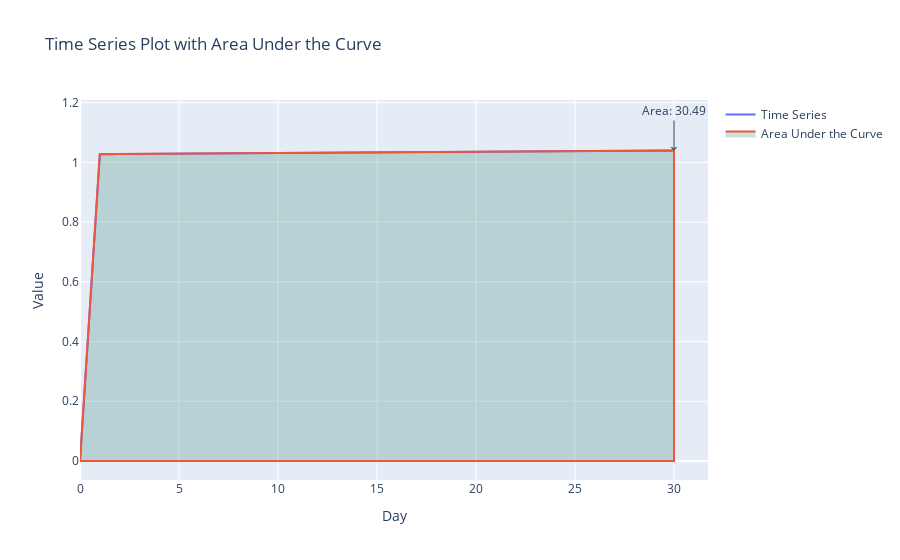

The code cell stored with this chart in its notebook:
### Code cell
import plotly.graph_objects as go
import numpy as np

# Sample data (replace with your actual data)
days = [0, 1, 2, 3, 4]
values = [0, 100, 120, 150, 130]

days = results[3][0]
values = results[3][1]

print(days)
print(values)

# Approximate area under the curve using the trapezoidal rule
area = np.trapz(values, days)

# Create a Plotly figure
fig = go.Figure()

# Add a line trace
fig.add_trace(go.Scatter(
    x=days,
    y=values,
    mode='lines',
    name='Time Series'
))

# Add a filled area under the curve trace
fig.add_trace(go.Scatter(
    x=days + days[::-1],  # Create a closed loop for the filled area
    y=values + [0]*len(values),  # Include zero values to create the closed loop
    fill='toself',  # Fill the area to itself
    fillcolor='rgba(0,100,80,0.2)',  # Set fill color with alpha (transparency)
    name='Area Under the Curve'
))

# Add annotation for the calculated area
fig.add_annotation(
    x=days[-1],  # Place the annotation at the last day
    y=max(values),  # Place the annotation at the maximum value
    text=f'Area: {area:.2f}',
    showarrow=True,
    arrowhead=4,
    ax=0,
    ay=-40
)

# Set layout options
fig.update_layout(
    title='Time Series Plot with Area Under the Curve',
    xaxis_title='Day',
    yaxis_title='Value',
)

# Show the plot
fig.show()

### Figure 1 — Plotly figure (JSON) as saved in the notebook; plotly's stock layout.template omitted (floating-point values rounded to 4 significant figures)
{"data": [{"mode": "lines", "name": "Time Series", "type": "scatter", "x": [0, 1, 2, 3, 4, 5, 6, 7, 8, 9, 10, 11, 12, 13, 14, 15, 16, 17, 18, 19, 20, 21, 22, 23, 24, 25, 26, 27, 28, 29, 30], "y": [0, 1.027, 1.028, 1.028, 1.029, 1.029, 1.03, 1.03, 1.03, 1.031, 1.031, 1.032, 1.032, 1.032, 1.033, 1.033, 1.034, 1.034, 1.035, 1.035, 1.035, 1.036, 1.036, 1.037, 1.037, 1.038, 1.038, 1.038, 1.039, 1.039, 1.04]}, {"fill": "toself", "fillcolor": "rgba(0,100,80,0.2)", "name": "Area Under the Curve", "type": "scatter", "x": [0, 1, 2, 3, 4, 5, 6, 7, 8, 9, 10, 11, 12, 13, 14, 15, 16, 17, 18, 19, 20, 21, 22, 23, 24, 25, 26, 27, 28, 29, 30, 30, 29, 28, 27, 26, 25, 24, 23, 22, 21, 20, 19, 18, 17, 16, 15, 14, 13, 12, 11, 10, 9, 8, 7, 6, 5, 4, 3, 2, 1, 0], "y": [0, 1.027, 1.028, 1.028, 1.029, 1.029, 1.03, 1.03, 1.03, 1.031, 1.031, 1.032, 1.032, 1.032, 1.033, 1.033, 1.034, 1.034, 1.035, 1.035, 1.035, 1.036, 1.036, 1.037, 1.037, 1.038, 1.038, 1.038, 1.039, 1.039, 1.04, 0, 0, 0, 0, 0, 0, 0, 0, 0, 0, 0, 0, 0, 0, 0, 0, 0, 0, 0, 0, 0, 0, 0, 0, 0, 0, 0, 0, 0, 0, 0]}], "layout": {"annotations": [{"arrowhead": 4, "ax": 0, "ay": -40, "showarrow": true, "text": "Area: 30.49", "x": 30, "y": 1.04}], "title": {"text": "Time Series Plot with Area Under the Curve"}, "xaxis": {"title": {"text": "Day"}}, "yaxis": {"title": {"text": "Value"}}}}
